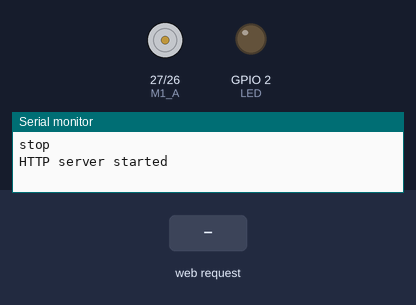
The sketch below on a simulated ESP32. Shown: motor-driver pin pairs drawn as motors (green arrow = first pin HIGH = forward, orange = second pin HIGH = backward, longer = more drive), output pins drawn as LEDs (lit = HIGH), the last lines printed to the serial monitor. The inputs (shaded band) are chosen by the test bench.

Above: at 1.5 s.
1.6 s: HTTP request GET /forward received
At 2.2 s:
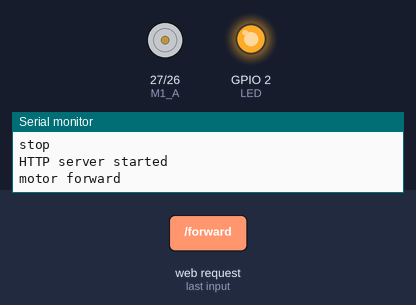
3.1 s: HTTP request GET /backward received
At 4.3 s:
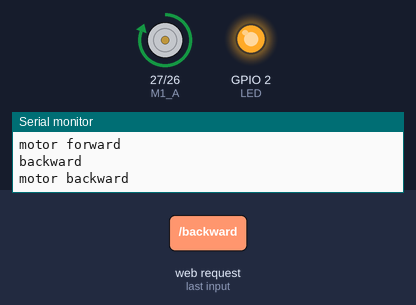
4.6 s: HTTP request GET /stop received
At 5.6 s:
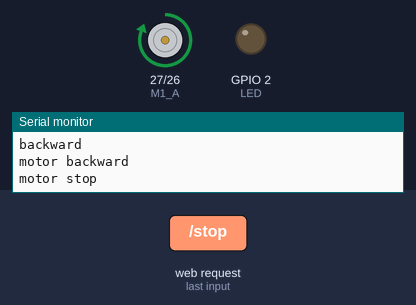
6.1 s: HTTP request GET / received
At 6.8 s:
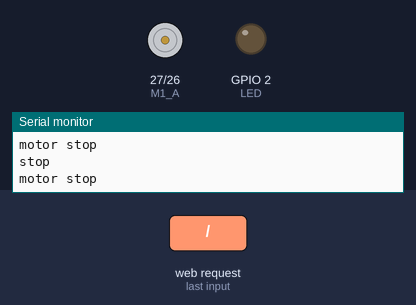
Timing chart, 0 to 8.6 s (numbered marks = the images above; inputs shaded):
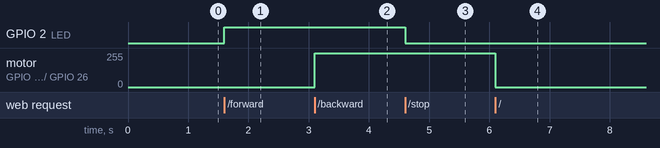

Measured:
- after the input at 1.6 s, GPIO 2 (LED): LOW → HIGH at once
- after the input at 3.1 s, motor on GPIO 27 (M1_A) / GPIO 26 (M1_B): stopped → forward 255/255 at once
- after the input at 4.6 s, GPIO 2 (LED): HIGH → LOW at once
- after the input at 6.1 s, motor on GPIO 27 (M1_A) / GPIO 26 (M1_B): forward 255/255 → stopped at once

The sketch:

webserverAPmode.ino
```cpp
// MIT 라이선스에 대한 설명
/*MIT License

Copyright (c) 2024 JD edu. http://jdedu.kr author: conner.jeong@gmail.com

Permission is hereby granted, free of charge, to any person obtaining a copy
of this software and associated documentation files (the "Software"), to deal
in the Software without restriction, including without limitation the rights
to use, copy, modify, merge, publish, distribute, sublicense, and/or sell
copies of the Software, and to permit persons to whom the Software is
furnished to do so, subject to the following conditions:

The above copyright notice and this permission notice shall be included in all
copies or substantial portions of the Software.

THE SOFTWARE IS PROVIDED "AS IS", WITHOUT WARRANTY OF ANY KIND, EXPRESS OR
IMPLIED, INCLUDING BUT NOT LIMITED TO THE WARRANTIES OF MERCHANTABILITY,
FITNESS FOR A PARTICULAR PURPOSE AND NONINFRINGEMENT. IN NO EVENT SHALL THE
AUTHORS OR COPYRIGHT HOLDERS BE LIABLE FOR ANY CLAIM, DAMAGES OR OTHER
LIABILITY, WHETHER IN AN ACTION OF CONTRACT, TORT OR OTHERWISE, ARISING FROM,
OUT OF OR IN CONNECTION WITH THE SOFTWARE OR THE USE OR OTHER DEALINGS IN THE
SOFTWARE.*/

// 모터를 제어할 수 있는 기능을 포함하고 있습니다. 일단 LED 깜빡임부터 구현합니다.
#include <WiFi.h> // WiFi 라이브러리 포함
#include <WebServer.h> // 웹서버 라이브러리 포함

#define M1_B    26 // 모터 A의 핀 번호 정의
#define M1_A    27 // 모터 B의 핀 번호 정의

#define FORWARD   1 // 모터 전진 상태 정의
#define BACKWARD  2 // 모터 후진 상태 정의
#define STOP      3 // 모터 정지 상태 정의

#define LED 2 // 1021 수업 시 추가된 LED 핀 번호 정의

/* WiFi SSID와 패스워드 설정 */
const char* ssid = "esp32-khj";  // 여기서 SSID를 입력 // WiFi로 연결하면 인터넷은 없지만 로컬 연결은 됩니다.
const char* password = "123456789";  // 여기서 패스워드를 입력

/* IP 주소 설정 */
IPAddress local_ip(192,168,1,1); // 주소창에 숫자를 입력하면 ESP32 웹 서버 창이 뜹니다.
IPAddress gateway(192,168,1,1);
IPAddress subnet(255,255,255,0); // 메인 IP로 설정합니다.

int motor_status = STOP; // 모터 상태 초기화

WebServer server(80); // 웹 서버를 설정합니다. 80은 포트 번호입니다.

// 모터 제어 함수들
void go_forward(){
  Serial.println("forward"); // 전진 상태 출력
  digitalWrite(M1_A, LOW);
  digitalWrite(M1_B, HIGH);
}

void go_backward(){
  Serial.println("backward"); // 후진 상태 출력
  digitalWrite(M1_A, HIGH);
  digitalWrite(M1_B, LOW);
}

void stop(){
  Serial.println("stop"); // 정지 상태 출력
  digitalWrite(M1_A, LOW);
  digitalWrite(M1_B, LOW);
  delay(200);
}

void setup() {
  Serial.begin(115200); // 시리얼 통신 시작

  pinMode(M1_A, OUTPUT); // 모터 A 핀 출력 설정
  pinMode(M1_B, OUTPUT); // 모터 B 핀 출력 설정
  pinMode(LED, OUTPUT); // LED 핀 출력 설정
  stop(); // 초기 상태 정지

  WiFi.softAP(ssid, password); // AP 모드 설정
  WiFi.softAPConfig(local_ip, gateway, subnet); // IP 구성 설정
  delay(100);

  server.on("/", handle_OnConnect); // 루트 경로로 접속 시 handle_OnConnect 함수 실행
  server.on("/forward", handle_forward); // /forward 경로로 접속 시 handle_forward 함수 실행
  server.on("/backward", handle_backward); // /backward 경로로 접속 시 handle_backward 함수 실행
  server.on("/stop", handle_stop); // /stop 경로로 접속 시 handle_stop 함수 실행
  server.onNotFound(handle_NotFound); // 찾을 수 없는 경로로 접속 시 handle_NotFound 함수 실행

  server.begin(); // 서버 시작
  Serial.println("HTTP server started"); // 서버 시작 메시지 출력
}

void loop() {
  server.handleClient(); // 클라이언트 요청 처리
}

void handle_OnConnect() {
  stop(); // 접속 시 모터 정지
  Serial.println("motor stop");
  server.send(200, "text/html", SendHTML(motor_status)); // HTML 페이지 전송
}

void handle_forward() {
  // go_forward(); // 모터 전진
  digitalWrite(LED,HIGH); // LED 켜기
  motor_status = FORWARD; // 모터 상태 전진으로 변경
  Serial.println("motor forward");
  server.send(200, "text/html", SendHTML(motor_status)); // HTML 페이지 전송
}

void handle_backward() {
  go_backward(); // 모터 후진
  motor_status = BACKWARD; // 모터 상태 후진으로 변경
  Serial.println("motor backward");
  server.send(200, "text/html", SendHTML(motor_status)); // HTML 페이지 전송
}

void handle_stop() {
  digitalWrite(LED, LOW); // LED 끄기
  //stop(); // 모터 정지
  motor_status = STOP; // 모터 상태 정지로 변경
  Serial.println("motor stop");
  server.send(200, "text/html", SendHTML(motor_status)); // HTML 페이지 전송
}

void handle_NotFound(){
  server.send(404, "text/plain", "Not found"); // 404 에러 페이지 전송
}

// 웹 서버 HTML 페이지 생성 함수
String SendHTML(uint8_t motor_status){
  // HTML 문서의 시작을 선언
  String ptr = "<!DOCTYPE html> <html>\n";
  // HTML 헤드 섹션 시작, 뷰포트 메타 태그 추가
  ptr +="<head><meta name=\"viewport\" content=\"width=device-width, initial-scale=1.0, user-scalable=no\">\n";
  // 웹 페이지 제목 설정
  ptr +="<title>LED Control</title>\n";
  // HTML 스타일(CSS) 섹션 시작
  ptr +="<style>html { font-family: Helvetica; display: inline-block; margin: 0px auto; text-align: center;}\n";
  // HTML 바디 스타일 설정
  ptr +="body{margin-top: 50px;} h1 {color: #444444;margin: 50px auto 30px;} h3 {color: #444444;margin-bottom: 50px;}\n";
  // 버튼 스타일 설정
  ptr +=".button {display: block;width: 80px;background-color: #3498db;border: none;color: white;padding: 13px 30px;text-decoration: none;font-size: 25px;margin: 0px auto 35px;cursor: pointer;}\n";
  ptr +=".button-on {background-color: #3498db;}\n";
  ptr +=".button-on:active {background-color: #2980b9;}\n";
  ptr +=".button-off {background-color: #34495e;}\n";
  ptr +=".button-off:active {background-color: #2c3e50;}\n";
  // 단락 스타일 설정
  ptr +="p {font-size: 14px;color: #888;margin-bottom: 10px;}\n";
  // 스타일 섹션 종료
  ptr +="</style>\n";
  // 헤드 섹션 종료
  ptr +="</head>\n";
  // 바디 섹션 시작
  ptr +="<body>\n";
  // 페이지 제목 설정
  ptr +="<h1>ESP32 Web Server</h1>\n";
  ptr +="<h3>Using Access Point(AP) Mode</h3>\n";

  // 모터 상태에 따른 HTML 내용 설정
  switch(motor_status){
    case 1: // 모터 전진 상태일 때
      {ptr +="<p>Motor forward</p><a class=\"button button-on\" href=\"/forward\">ON</a>\n";}
      {ptr +="<p>Motor backward</p><a class=\"button button-off\" href=\"/backward\">OFF</a>\n";}
      {ptr +="<p>stop</p><a class=\"button button-off\" href=\"/stop\">OFF</a>\n";}
      break;
    case 2: // 모터 후진 상태일 때
      {ptr +="<p>Motor forward</p><a class=\"button button-off\" href=\"/forward\">OFF</a>\n";}
      {ptr +="<p>Motor backward</p><a class=\"button button-on\" href=\"/backward\">ON</a>\n";}
      {ptr +="<p>stop</p><a class=\"button button-off\" href=\"/stop\">OFF</a>\n";}
      break;
    case 3: // 모터 정지 상태일 때
      {ptr +="<p>Motor forward</p><a class=\"button button-off\" href=\"/forward\">OFF</a>\n";}
      {ptr +="<p>Motor backward</p><a class=\"button button-off\" href=\"/backward\">OFF</a>\n";}
      {ptr +="<p>stop</p><a class=\"button button-on\" href=\"/stop\">ON</a>\n";}
      break;
  }
  // 바디 섹션 종료
  ptr +="</body>\n";
  // HTML 문서 종료
  ptr +="</html>\n";
  // HTML 문자열 반환
  return ptr;
}
```
